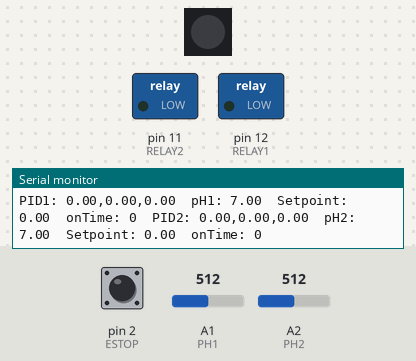
The sketch below on a simulated Arduino Uno, built with avr-gcc and run on an emulated ATmega328P. Shown: 1 RGB LEDs in strip order, left to right, switched loads named in the sketch (green lamp = pin HIGH), the last lines printed to the serial monitor. Inputs (shaded band) come from the test bench; at power-on: pin 2 (ESTOP) LOW, A1 (PH1) = 512, A2 (PH2) = 512.

Above: at 3.2 s.
3.3 s: pin 2 (ESTOP) pulled HIGH for 0.15 s
At 3.37 s:
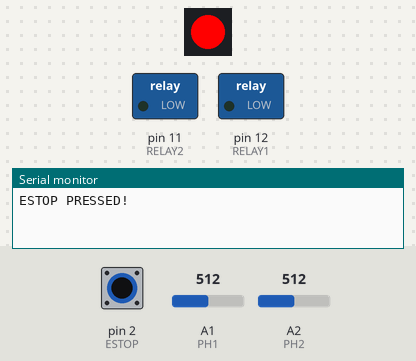
9.4 s: pin 2 (ESTOP) pulled HIGH for 1 s
At 11.5 s:
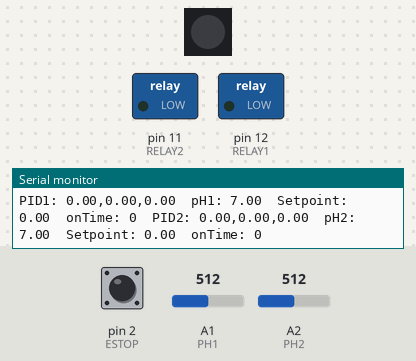
11.9 s: pin 2 (ESTOP) pulled HIGH for 3.2 s
At 12.7 s:
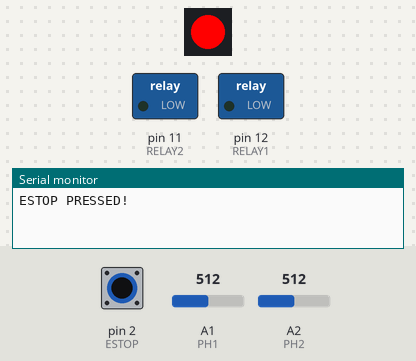
Timing chart, 0 to 16.6 s (numbered marks = the images above; inputs shaded):
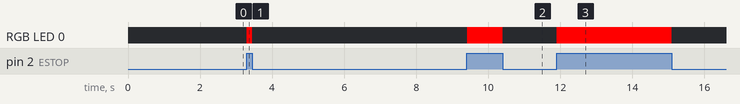

The sketch:

PHCL_R0.ino
```cpp
#include <Wire.h>
#include <FastLED.h>
#include <PID_v1.h>

#define I2C_ADR 12

#define ESTOP   2
#define LED_PIN 5
#define PH1     A1
#define PH2     A2
#define RELAY1  12
#define RELAY2  11

#define SAMPLE_INTERVAL_MS    20
#define SAMPLE_NUMBER         40
#define SERIAL_UPDATE_INTERVAL_MS   1000

long lastRead = 0;
long lastSerialPrint = 0;
int numSamples = 0;
uint32_t sampleTotal1 = 0, sampleTotal2 = 0;

bool E_STOP = false;

CRGB led;
int hue = 0;

struct PHCL_t
{
  double pHSetpoint_1 = 0;   // set desired temperature for heater 1 (if using relay as heater actuator)
  double rOnTime_1;           // time relay is on in ms (0-period)
  int rPeriod_1 = 2000;          // duration of relay 1 cycle in ms (1000ms = 1s)
  double Kp_1 = 0;             // PID proportional gain for heater 1
  double Ki_1 = 0;             // PID integral gain for heater 1
  double Kd_1 = 0;             // PID derivative gain for heater 1
  double pHSetpoint_2 = 0;
  double rOnTime_2;
  int rPeriod_2 = 2000;
  double Kp_2 = 0;
  double Ki_2 = 0;
  double Kd_2 = 0;
  double pH1;  // thermocouple 1 measurement
  double pH2;  // thermocouple 2 measurement
} PHCL, PHCL_old;

union FLOATUNION_t //Define a float that can be broken up and sent via I2C
{
  float number;
  uint8_t bytes[4];
};

//Specify the links and initial tuning parameters
PID relay1PID(&(PHCL.pH1), &(PHCL.rOnTime_1), &(PHCL.pHSetpoint_1), PHCL.Kp_1, PHCL.Ki_1, PHCL.Kd_1, REVERSE);
PID relay2PID(&(PHCL.pH2), &(PHCL.rOnTime_2), &(PHCL.pHSetpoint_2), PHCL.Kp_2, PHCL.Ki_2, PHCL.Kd_2, REVERSE);

unsigned long relay1StartTime;
unsigned long relay2StartTime;

void estop()
{
  if(digitalRead(ESTOP) == HIGH)    // when set to HIGH state
  {
    led = CRGB::Red;
    FastLED.show();

    // save states
    PHCL_old.pHSetpoint_1 = PHCL.pHSetpoint_1;
    PHCL_old.pHSetpoint_2 = PHCL.pHSetpoint_2;
    PHCL_old.rOnTime_1 = PHCL.rOnTime_1;
    PHCL_old.rOnTime_2 = PHCL.rOnTime_2;

    // set critical states to zero and turn off relays
    PHCL.pHSetpoint_1 = 0;
    PHCL.pHSetpoint_2 = 0;
    PHCL.rOnTime_1 = 0;
    PHCL.rOnTime_2 = 0;

    digitalWrite(RELAY1, LOW);
    digitalWrite(RELAY2, LOW);

    E_STOP = true;
    Serial.println("ESTOP PRESSED!");
  }
  else    // when ESTOP state is LOW
  {
    led = CRGB::Black;
    FastLED.show();

    // reassign old states
    PHCL_old.pHSetpoint_1 = PHCL_old.pHSetpoint_1;
    PHCL_old.pHSetpoint_2 = PHCL_old.pHSetpoint_2;
    PHCL_old.rOnTime_1 = PHCL_old.rOnTime_1;
    PHCL_old.rOnTime_2 = PHCL_old.rOnTime_2;

    E_STOP = false;

    Serial.println("ESTOP RELEASED!");
  }
}

void setup() {
  // put your setup code here, to run once:
  Serial.begin(9600);
  FastLED.addLeds<NEOPIXEL, LED_PIN>(&led, 1);

  pinMode(ESTOP, INPUT);
  attachInterrupt(digitalPinToInterrupt(ESTOP), estop, CHANGE);

  pinMode(RELAY1, OUTPUT);
  pinMode(RELAY2, OUTPUT);

  pinMode(PH1, INPUT);
  pinMode(PH2, INPUT);

  Wire.begin(I2C_ADR);
  Wire.onRequest(requestEvent);
  Wire.onReceive(receiveEvent);

  //tell the PID to range between 0 and the full window size
  relay1PID.SetOutputLimits(0, PHCL.rPeriod_1);
  relay2PID.SetOutputLimits(0, PHCL.rPeriod_2);

  //turn the PID on
  relay1PID.SetMode(AUTOMATIC);
  relay2PID.SetMode(AUTOMATIC);

  relay1StartTime = millis();
  relay2StartTime = millis();

  delay(2000);
}

void loop() {
  // put your main code here, to run repeatedly:

  measureSensors();
  if(!E_STOP)
  {
    setPIDTunings();
    if(isnan(PHCL.pH1))
      PHCL.rOnTime_1 = 0;
    else
      relay1PID.Compute();

    if(isnan(PHCL.pH2))
      PHCL.rOnTime_2 = 0;
    else
      relay2PID.Compute();
    actuateRelays();
    printOutput();
  }
}

void setPIDTunings()
{
  relay1PID.SetTunings(PHCL.Kp_1, PHCL.Ki_1, PHCL.Kd_1);
  relay2PID.SetTunings(PHCL.Kp_2, PHCL.Ki_2, PHCL.Kd_2);
}

void printOutput()
{
  if(millis() - lastSerialPrint >= SERIAL_UPDATE_INTERVAL_MS)
  {
    Serial.print("PID1: ");
    Serial.print(PHCL.Kp_1);
    Serial.print(",");
    Serial.print(PHCL.Ki_1);
    Serial.print(",");
    Serial.print(PHCL.Kd_1);

    Serial.print("\tpH1: ");
    Serial.print(PHCL.pH1);
    Serial.print("\tSetpoint: ");
    Serial.print(PHCL.pHSetpoint_1);
    Serial.print("\tonTime: ");
    Serial.print((int)(PHCL.rOnTime_1));

    Serial.print("\tPID2: ");
    Serial.print(PHCL.Kp_2);
    Serial.print(",");
    Serial.print(PHCL.Ki_2);
    Serial.print(",");
    Serial.print(PHCL.Kd_2);

    Serial.print("\tpH2: ");
    Serial.print(PHCL.pH2);
    Serial.print("\tSetpoint: ");
    Serial.print(PHCL.pHSetpoint_2);
    Serial.print("\tonTime: ");
    Serial.println((int)(PHCL.rOnTime_2));

    lastSerialPrint = millis();
  }
}

void measureSensors()
{
  if(millis() - lastRead >= SAMPLE_INTERVAL_MS)
  {
    sampleTotal1 += analogRead(PH1);
    sampleTotal2 += analogRead(PH2);
    lastRead = millis();
    numSamples++;
  }
  if(numSamples>=SAMPLE_NUMBER){
    PHCL.pH1 = sampleTotal1 / SAMPLE_NUMBER *5.0/1024 * 14./5.;
    PHCL.pH2 = sampleTotal2 / SAMPLE_NUMBER *5.0/1024 * 14./5.;
    numSamples = 0;
    sampleTotal1 = 0;
    sampleTotal2 = 0;
  }
}

void actuateRelays()
{
  if(PHCL.pHSetpoint_1 == 0)
    PHCL.rOnTime_1 = 0;
  if(PHCL.pHSetpoint_2 == 0)
    PHCL.rOnTime_2 = 0;
  // Relay 1
  if (millis() - relay1StartTime > PHCL.rPeriod_1)
  { //time to shift the Relay Window
    relay1StartTime += PHCL.rPeriod_1;
  }
  if ((int)(PHCL.rOnTime_1) > millis() - relay1StartTime) digitalWrite(RELAY1, HIGH);
  else digitalWrite(RELAY1, LOW);

  // Relay 2
  if (millis() - relay2StartTime > PHCL.rPeriod_2)
  { //time to shift the Relay Window
    relay2StartTime += PHCL.rPeriod_2;
  }
  if ((int)(PHCL.rOnTime_2) > millis() - relay2StartTime) digitalWrite(RELAY2, HIGH);
  else digitalWrite(RELAY2, LOW);
}

void requestEvent()
{
  FLOATUNION_t t1;
  FLOATUNION_t t2;

  if(isnan(PHCL.pH1))
    t1.number = 0;
  else
    t1.number = PHCL.pH1;

  if(isnan(PHCL.pH2))
    t2.number = 0;
  else
    t2.number = PHCL.pH2;

  for (int i = 0; i < 4; i++) Wire.write(t1.bytes[i]);
  //for (int i = 0; i < 4; i++) Wire.write(t2.bytes[i]);
}

/* Command layout
  Byte 1:     1 (first relay)
              2 (second relay)
  Byte 2-5:   Setpoint
  Byte 6-9:   Kp
  Byte 10-13:  Ki
  Byte 14-17: Kd
*/

void receiveEvent(int howMany)
{
  byte in_char;
  char in_data[20];

  led = CRGB::Green;
  FastLED.show();

  //Serial.println("Receiving: ");
  int i=0;
  while(Wire.available())
  {
    in_char = Wire.read();
    in_data[i] = in_char;
    Serial.print((byte)in_data[i]);
    Serial.print(",");
    i++;
  }
  Serial.println();

  setParametersPHCL(in_data);

  led = CRGB::Black;
  FastLED.show();
}

void setParametersPHCL(char *in_data)
{
  FLOATUNION_t float1;
  FLOATUNION_t float2;
  FLOATUNION_t float3;
  FLOATUNION_t float4;

    for(int i=0; i<4; i++)  // populate variables for PID tuning
    {
      float1.bytes[i] = in_data[i+1];
      float2.bytes[i] = in_data[i+5];
      float3.bytes[i] = in_data[i+9];
      float4.bytes[i] = in_data[i+13];
    }
    if(in_data[0] == 1)
    {
      PHCL.pHSetpoint_1 = (double)float1.number;
      PHCL.Kp_1 = (double)float2.number;
      PHCL.Ki_1 = (double)float3.number;
      PHCL.Kd_1 = (double)float4.number;
    }
    if(in_data[0] == 2)
    {
      PHCL.pHSetpoint_2 = (double)float1.number;
      PHCL.Kp_2 = (double)float2.number;
      PHCL.Ki_2 = (double)float3.number;
      PHCL.Kd_2 = (double)float4.number;
    }
}
```

Measured:
- after the input at 3.3 s, RGB LED 0: off → RGB(255, 0, 0) at once, → off 0.15 s later
- after the input at 9.4 s, RGB LED 0: off → RGB(255, 0, 0) at once, → off 0.98 s later
- after the input at 11.9 s, RGB LED 0: off → RGB(255, 0, 0) at once, → off 3.2 s later
